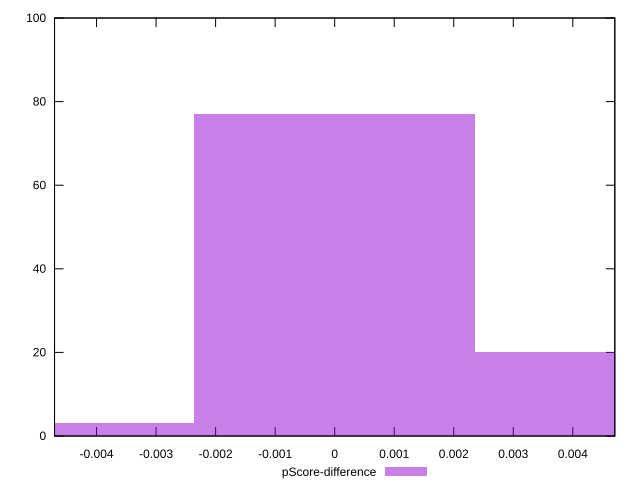

Here is the gnuplot script that generated this plot:
reset

$pScoreDifference <<EOF
0.0047203166387879926 20
0 77
-0.0047203166387879926 3
EOF

set key outside below
set boxwidth 0.0047203166387879926
set xrange [-0.004705882352941171:0.004705882352941171]
set yrange [0:100]
set trange [0:100]
set style fill transparent solid 0.5 noborder
set terminal svg size 640, 490 enhanced background rgb 'white'
set output "report_00019_2021-02-10T18-14-37.922Z//uses-text-compression/samples/pages+cached+noadtech/pScore-difference/histogram.svg"

plot $pScoreDifference title "pScore-difference" with boxes

reset
